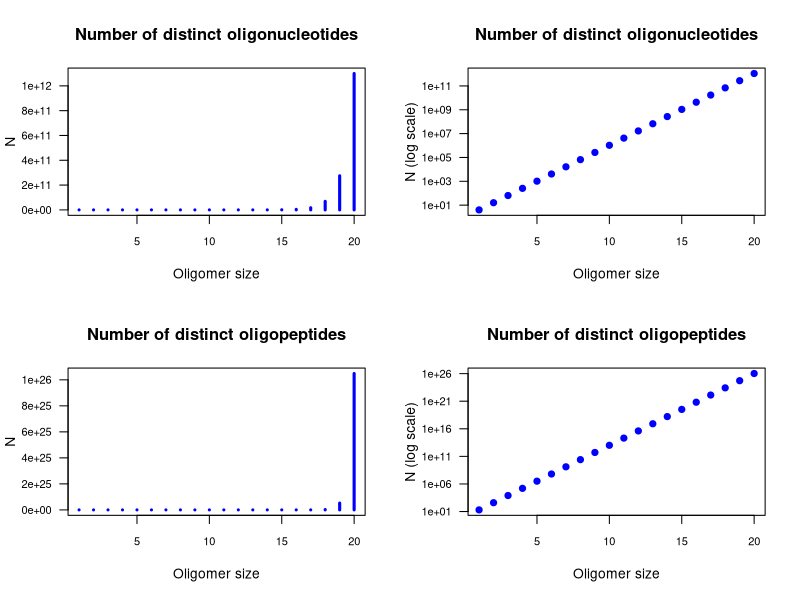
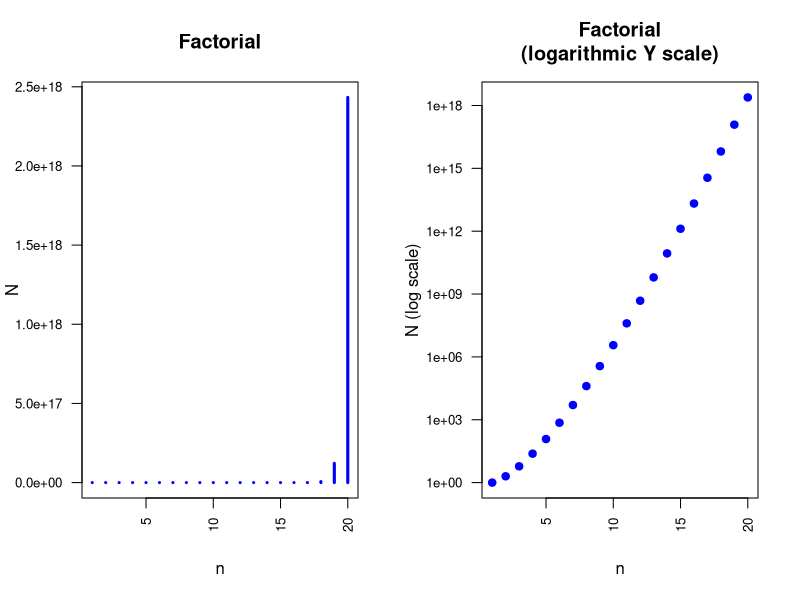

Generate these figures, in order, with R:
## ---- chunk 1
library(knitr)
options(width = 300)
knitr::opts_chunk$set(
  fig.width = 7, fig.height = 5, 
  fig.path = 'figures/02_combinatorics_',
  fig.align = "center", 
  size = "tiny", 
  echo = FALSE, eval = TRUE, 
  warning = FALSE, message = FALSE, 
  results = TRUE, comment = "")
# knitr::asis_output("\\footnotesize")

## Library used to draw flow charts
library(DiagrammeR)

## ---- chunk 2
x <- 1:20 ## Oligomer size

par.ori <- par(no.readonly = TRUE)
par(mfrow = c(2,2))
n <- 4 ## Number of distinct residues
N <- n^x
plot(x, N, 
     main = "Number of distinct oligonucleotides",
     xlab = "Oligomer size",
     ylab = "N",
     las = 1, cex.axis = 0.8,
     type = "h", lwd = 3, col = "blue"
)
plot(x, N, 
     main = "Number of distinct oligonucleotides",
     xlab = "Oligomer size",
     ylab = "N (log scale)",
     las = 1, cex.axis = 0.8,
     log = "y",
     type = "p", pch = 19, col = "blue"
     )

## Oliopeptides
n <- 20 ## Number of distinct residues
N <- n^x
plot(x, N, 
     main = "Number of distinct oligopeptides",
     xlab = "Oligomer size",
     ylab = "N",
     las = 1, cex.axis = 0.8,
     type = "h", lwd = 3, col = "blue"
)
plot(x, N, 
     main = "Number of distinct oligopeptides",
     xlab = "Oligomer size",
     ylab = "N (log scale)",
     las = 1, cex.axis = 0.8,
     log = "y",
     type = "p", pch = 19, col = "blue"
)

par(par.ori) ## restaurer les paramètres par défaut
## ---- chunk 3
n <- 1:20
N <- factorial(n)
# plot(n,N, log = "y")

par.ori <- par(no.readonly = TRUE)
par(mfrow = c(1,2))
plot(n, N, 
     main = "Factorial",
     xlab = "n",
     ylab = "N",
     las = 2, cex.axis = 0.8,
     type = "h", lwd = 3, col = "blue"
)
plot(n, N, 
     main = "Factorial\n(logarithmic Y scale)",
     xlab = "n",
     ylab = "N (log scale)",
     las = 2, cex.axis = 0.8,
     log = "y",
     type = "p", pch = 19, col = "blue"
     )
par(par.ori)
## ---- chunk 4

grViz("
digraph combinatorix_flowchart {
  node [shape = diamond, fontname = Helvetica ]
  node [fontcolor = 'orange']
  A [label = 'remise ?']; 
  B [label = 'ordonné ?'];
  D [label = 'ordonné ?']  
  G [label = 'exhaustive selection?']

  node [shape = 'rectangle', fontcolor = 'black']
  C [label = 'geometric progression'];
  E [label = 'arrangement']
  F [label = 'combination']
  H [label = 'factorial']

  edge [arrowhead  = 'normal', color = '#00BB00', fontcolor = '#00BB00', label = 'Yes']
  A -> B
  B -> C
  D -> G
  G -> H

  edge [arrowhead  = 'normal', color = '#BB0000', fontcolor = '#BB0000', label = 'No']
  A -> D
  D -> F
  G -> E

}
")

## ---- chunk 5
aa.table <- read.delim("amino_acid_table.tsv", sep = "\t")
# kable(aa.table, caption = "Symboles des acides aminés et codons")

aa <- sort(as.vector(aa.table$Symbol))
aa <- aa[aa %in% LETTERS]

cat(sort(rep(aa, times=3)), sep = "")
## ---- chunk 6
cat(sample(rep(aa, times = 3)), sep = "")
cat(sample(rep(aa, times = 3)), sep = "")
cat(sample(rep(aa, times = 3)), sep = "")
